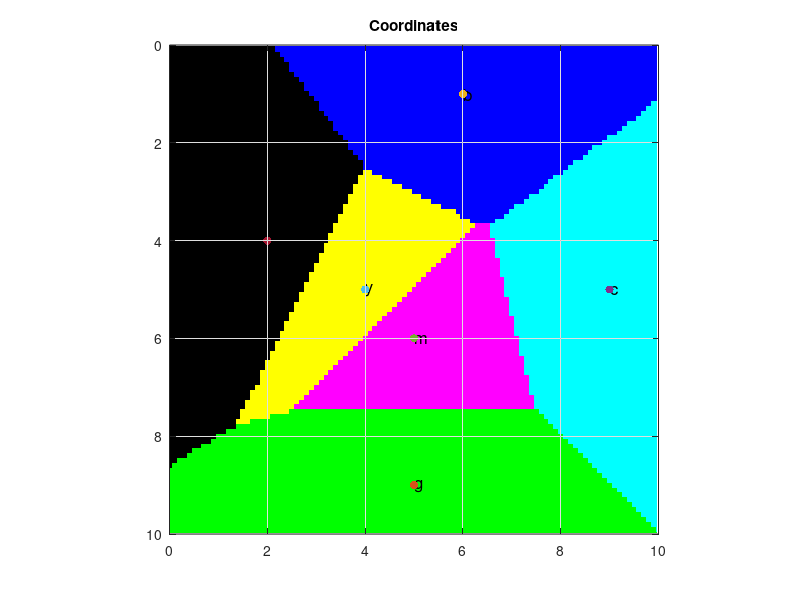

The MATLAB source for this figure:
clear
clc
close all

x = randi([1, 9], 1, 7);
y = randi([1, 9], 1, 7);
color = ["b", "g", "r", "c", "m", "y", "k"];

[xGrid, yGrid] = meshgrid(0:0.1:10, 0:0.1:10);

% Initialize matrix to hold the index of the nearest master point
nearestIdx = zeros(size(xGrid));

% Calculate the nearest master point for each grid cell
for i = 1:length(x)
    distances = (xGrid - x(i)).^2 + (yGrid - y(i)).^2;
    if i == 1
        minDistances = distances;
        nearestIdx = i * ones(size(xGrid));
    else
        mask = distances < minDistances;
        minDistances(mask) = distances(mask);
        nearestIdx(mask) = i;
    end
end

% Define RGB colors for each master point
colors = [
    0, 0, 1;    % blue
    0, 1, 0;    % green
    1, 0, 0;    % red
    0, 1, 1;    % cyan
    1, 0, 1;    % magenta
    1, 1, 0;    % yellow
    0, 0, 0     % black
];

% Create an RGB image based on nearest master point
colorImage = reshape(colors(nearestIdx, :), [size(xGrid,1), size(xGrid,2), 3]);

% Display the colored field
imagesc([0 10], [0 10], colorImage);

hold on
for i = 1:length(x)
    scatter(x(i), y(i), 36, 'filled');
    text(x(i)+0.01, y(i)+0.01, char(color(i)), 'FontSize', 12);
end
hold off
rectangle('Position', [0, 0, 10, 10], 'EdgeColor', 'k');
axis([0 10 0 10]);
axis('equal')
title('Coordinates')
grid on